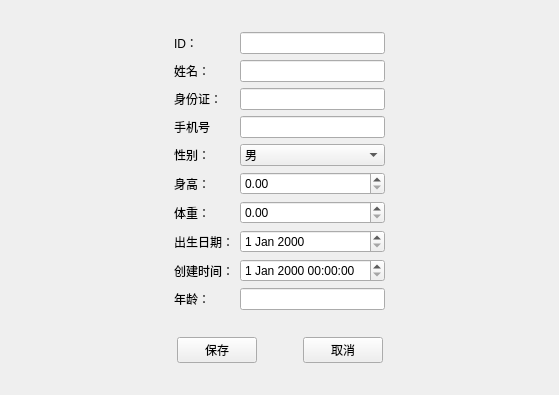
<?xml version="1.0" encoding="UTF-8"?>
<ui version="4.0">
 <class>patientEditView</class>
 <widget class="QWidget" name="patientEditView">
  <property name="geometry">
   <rect>
    <x>0</x>
    <y>0</y>
    <width>559</width>
    <height>395</height>
   </rect>
  </property>
  <property name="windowTitle">
   <string>编辑患者信息</string>
  </property>
  <layout class="QVBoxLayout" name="verticalLayout">
   <item>
    <layout class="QHBoxLayout" name="horizontalLayout_3">
     <item>
      <spacer name="horizontalSpacer_2">
       <property name="orientation">
        <enum>Qt::Horizontal</enum>
       </property>
       <property name="sizeType">
        <enum>QSizePolicy::MinimumExpanding</enum>
       </property>
       <property name="sizeHint" stdset="0">
        <size>
         <width>40</width>
         <height>20</height>
        </size>
       </property>
      </spacer>
     </item>
     <item>
      <layout class="QGridLayout" name="gridLayout">
       <item row="2" column="2">
        <widget class="QLineEdit" name="NameInput"/>
       </item>
       <item row="3" column="0">
        <widget class="QLabel" name="label">
         <property name="text">
          <string>身份证：</string>
         </property>
        </widget>
       </item>
       <item row="8" column="2">
        <widget class="QDateEdit" name="BirthDateBox"/>
       </item>
       <item row="1" column="0">
        <widget class="QLabel" name="label_6">
         <property name="text">
          <string>ID：</string>
         </property>
        </widget>
       </item>
       <item row="1" column="2">
        <widget class="QLineEdit" name="lineEditID_2"/>
       </item>
       <item row="5" column="2">
        <widget class="QComboBox" name="SexComboBox">
         <item>
          <property name="text">
           <string>男</string>
          </property>
         </item>
         <item>
          <property name="text">
           <string>女</string>
          </property>
         </item>
        </widget>
       </item>
       <item row="5" column="0">
        <widget class="QLabel" name="label_4">
         <property name="text">
          <string>性别：</string>
         </property>
        </widget>
       </item>
       <item row="4" column="0">
        <widget class="QLabel" name="label_5">
         <property name="text">
          <string>手机号</string>
         </property>
        </widget>
       </item>
       <item row="2" column="0">
        <widget class="QLabel" name="label_7">
         <property name="text">
          <string>姓名：</string>
         </property>
        </widget>
       </item>
       <item row="7" column="2">
        <widget class="QDoubleSpinBox" name="WeightDoubleSpinBox"/>
       </item>
       <item row="7" column="0">
        <widget class="QLabel" name="label_2">
         <property name="text">
          <string>体重：</string>
         </property>
        </widget>
       </item>
       <item row="8" column="0">
        <widget class="QLabel" name="label_8">
         <property name="text">
          <string>出生日期：</string>
         </property>
        </widget>
       </item>
       <item row="3" column="2">
        <widget class="QLineEdit" name="IDCardInput">
         <property name="text">
          <string/>
         </property>
        </widget>
       </item>
       <item row="9" column="2">
        <widget class="QDateTimeEdit" name="CreateTimeStamp"/>
       </item>
       <item row="6" column="2">
        <widget class="QDoubleSpinBox" name="HeightDoubleSpinBox"/>
       </item>
       <item row="9" column="0">
        <widget class="QLabel" name="label_9">
         <property name="text">
          <string>创建时间：</string>
         </property>
        </widget>
       </item>
       <item row="6" column="0">
        <widget class="QLabel" name="label_3">
         <property name="text">
          <string>身高：</string>
         </property>
        </widget>
       </item>
       <item row="4" column="2">
        <widget class="QLineEdit" name="MobilePhoneInput"/>
       </item>
       <item row="10" column="0">
        <widget class="QLabel" name="label_10">
         <property name="text">
          <string>年龄：</string>
         </property>
        </widget>
       </item>
       <item row="10" column="2">
        <widget class="QLineEdit" name="lineEditAge"/>
       </item>
      </layout>
     </item>
     <item>
      <spacer name="horizontalSpacer_4">
       <property name="orientation">
        <enum>Qt::Horizontal</enum>
       </property>
       <property name="sizeType">
        <enum>QSizePolicy::MinimumExpanding</enum>
       </property>
       <property name="sizeHint" stdset="0">
        <size>
         <width>40</width>
         <height>20</height>
        </size>
       </property>
      </spacer>
     </item>
    </layout>
   </item>
   <item>
    <layout class="QHBoxLayout" name="horizontalLayout_2">
     <item>
      <spacer name="horizontalSpacer_3">
       <property name="orientation">
        <enum>Qt::Horizontal</enum>
       </property>
       <property name="sizeHint" stdset="0">
        <size>
         <width>40</width>
         <height>20</height>
        </size>
       </property>
      </spacer>
     </item>
     <item>
      <layout class="QHBoxLayout" name="horizontalLayout">
       <item>
        <widget class="QPushButton" name="btnSave">
         <property name="text">
          <string>保存</string>
         </property>
        </widget>
       </item>
       <item>
        <spacer name="horizontalSpacer">
         <property name="orientation">
          <enum>Qt::Horizontal</enum>
         </property>
         <property name="sizeType">
          <enum>QSizePolicy::Fixed</enum>
         </property>
         <property name="sizeHint" stdset="0">
          <size>
           <width>40</width>
           <height>20</height>
          </size>
         </property>
        </spacer>
       </item>
       <item>
        <widget class="QPushButton" name="btnCancel">
         <property name="text">
          <string>取消</string>
         </property>
        </widget>
       </item>
      </layout>
     </item>
     <item>
      <spacer name="horizontalSpacer_5">
       <property name="orientation">
        <enum>Qt::Horizontal</enum>
       </property>
       <property name="sizeHint" stdset="0">
        <size>
         <width>40</width>
         <height>20</height>
        </size>
       </property>
      </spacer>
     </item>
    </layout>
   </item>
  </layout>
 </widget>
 <resources/>
 <connections/>
</ui>
